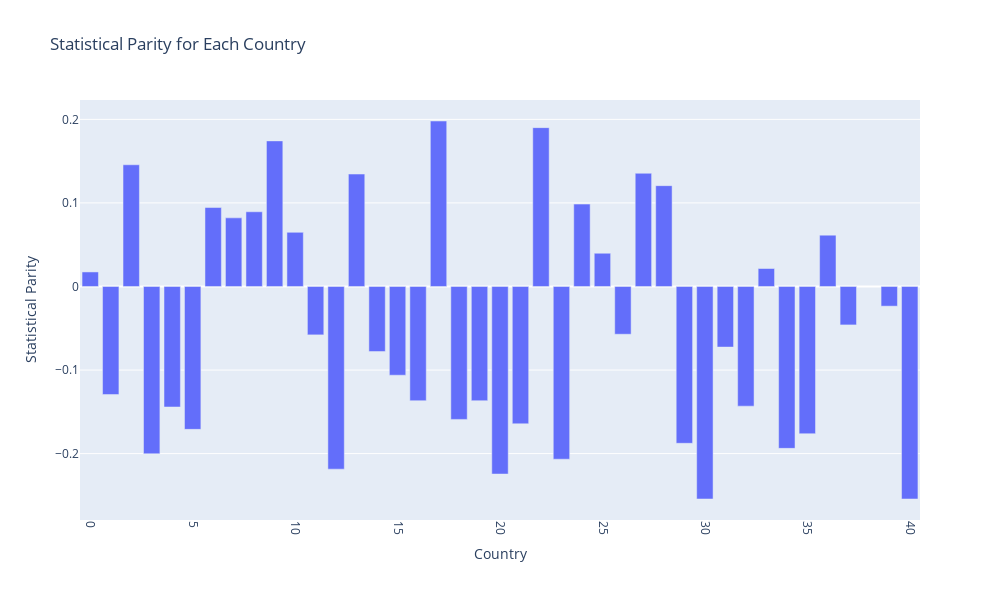

The cell this chart's notebook holds for it:
### Code cell
# Create BinaryLabelDatasets for the training set
dataset_nc = BinaryLabelDataset(df=adult_data,
                                label_names=['income-class'],
                                protected_attribute_names=['native-country'],
                                favorable_label=1, unfavorable_label=0)

privileged_group = [{'native-country': 38}]
stat_parity_arr = []

for other_country in adult_data['native-country'].unique():
    if other_country != 38:
        unprivileged_group = [{'native-country': other_country}]
        metric = BinaryLabelDatasetMetric(dataset_nc, unprivileged_groups=unprivileged_group,
                                          privileged_groups=privileged_group)
        stat_parity_arr.append(metric.statistical_parity_difference())

countries = sorted([country for country in adult_data['native-country'].unique() if country != 38])

# Sort dis_impact_arr based on sorted countries
dis_impact_arr_sorted = [x for _, x in sorted(zip(countries, stat_parity_arr))]

fig = go.Figure(data=[
    go.Bar(x=countries, y=dis_impact_arr_sorted)
])

fig.update_layout(
    title='Statistical Parity for Each Country',
    xaxis=dict(
        title='Country',
        tickangle=90
    ),
    yaxis=dict(
        title='Statistical Parity'
    ),
    autosize=False,
    width=1000,
    height=600
)

fig.show()

### Figure 1 — Plotly figure (JSON) as saved in the notebook; plotly's stock layout.template omitted (floating-point values rounded to 4 significant figures)
{"data": [{"x": [0, 1, 2, 3, 4, 5, 6, 7, 8, 9, 10, 11, 12, 13, 14, 15, 16, 17, 18, 19, 20, 21, 22, 23, 24, 25, 26, 27, 28, 29, 30, 31, 32, 33, 34, 35, 36, 37, 39, 40], "y": [0.01741, -0.1293, 0.1457, -0.2002, -0.1442, -0.171, 0.09451, 0.08212, 0.08942, 0.1742, 0.06482, -0.0579, -0.2186, 0.1346, -0.07786, -0.1062, -0.1367, 0.1981, -0.1591, -0.1367, -0.2245, -0.1643, 0.1901, -0.2067, 0.09861, 0.03979, -0.05714, 0.1355, 0.1207, -0.1877, -0.2543, -0.07251, -0.1432, 0.02154, -0.1937, -0.1762, 0.06146, -0.04599, -0.02356, -0.2543], "type": "bar"}], "layout": {"xaxis": {"title": {"text": "Country"}, "tickangle": 90}, "title": {"text": "Statistical Parity for Each Country"}, "yaxis": {"title": {"text": "Statistical Parity"}}, "autosize": false, "width": 1000, "height": 600}}
